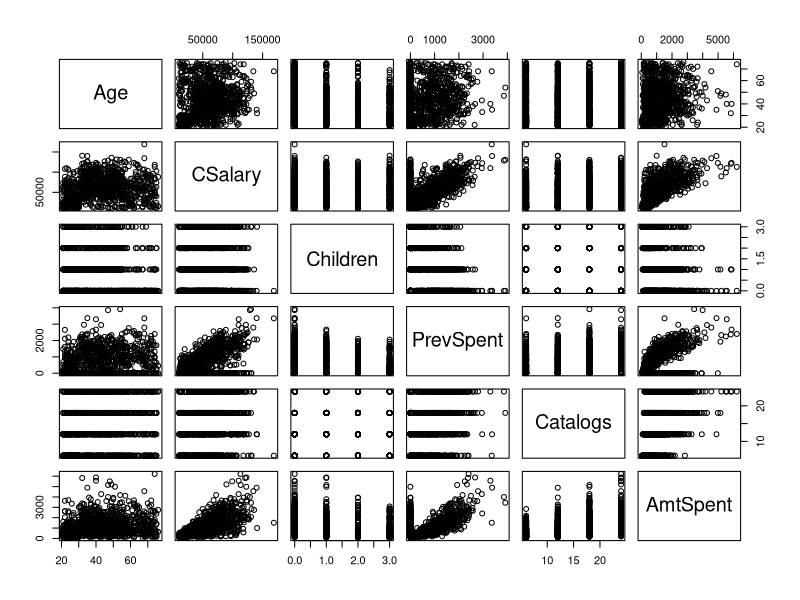
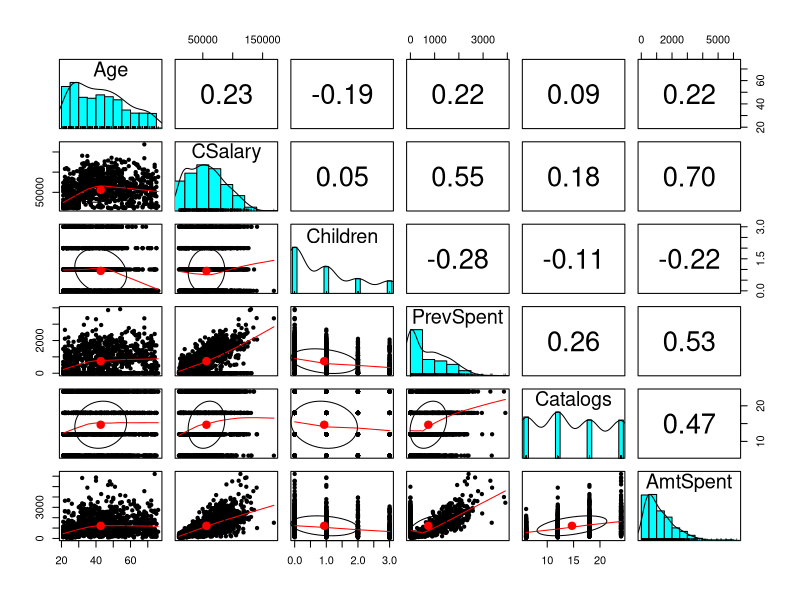
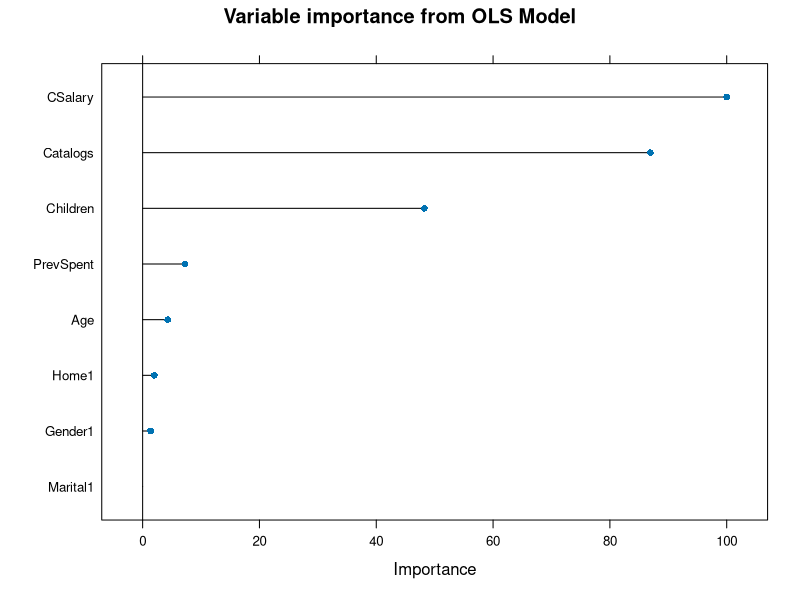
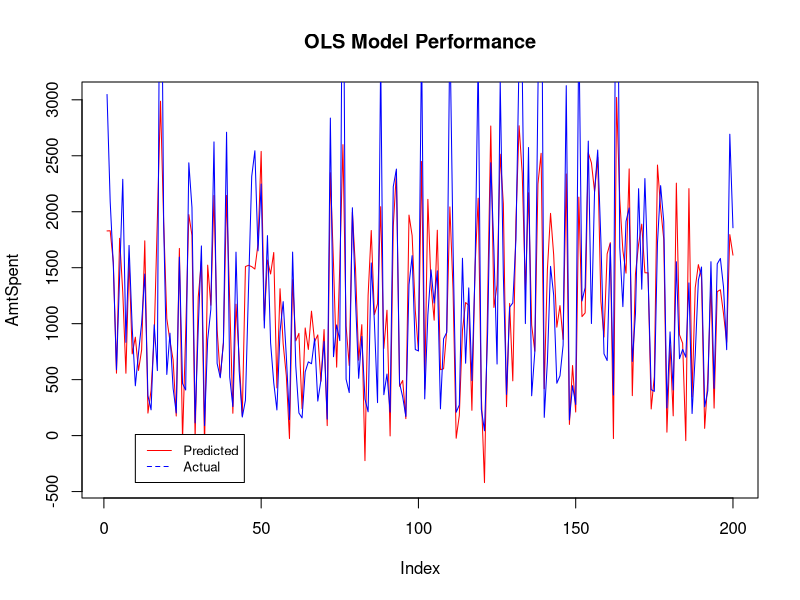
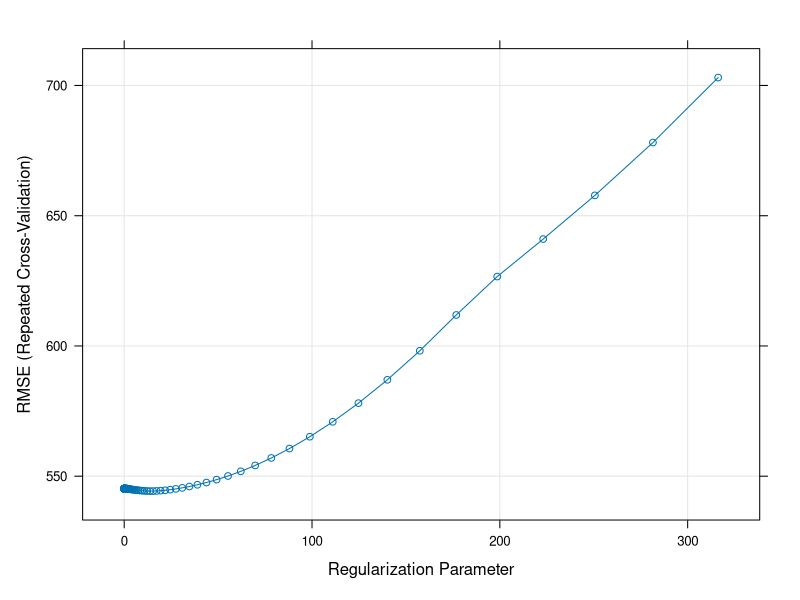
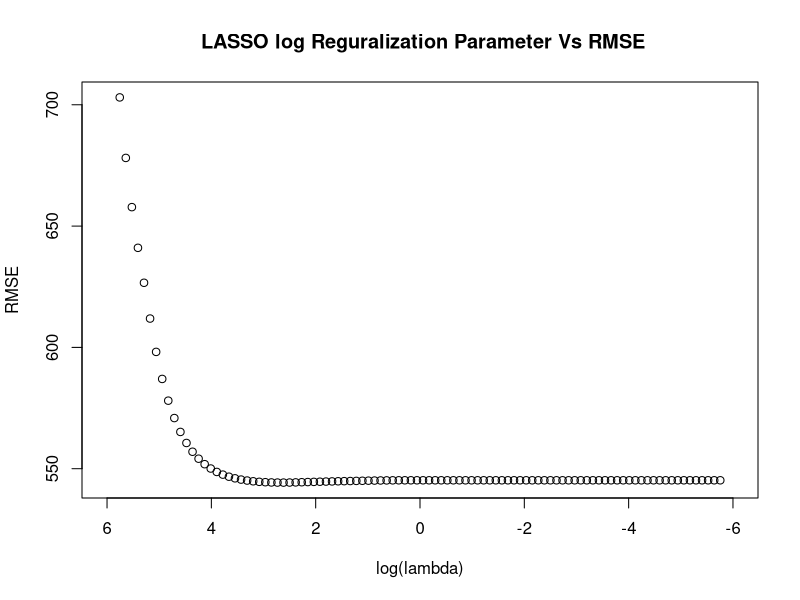
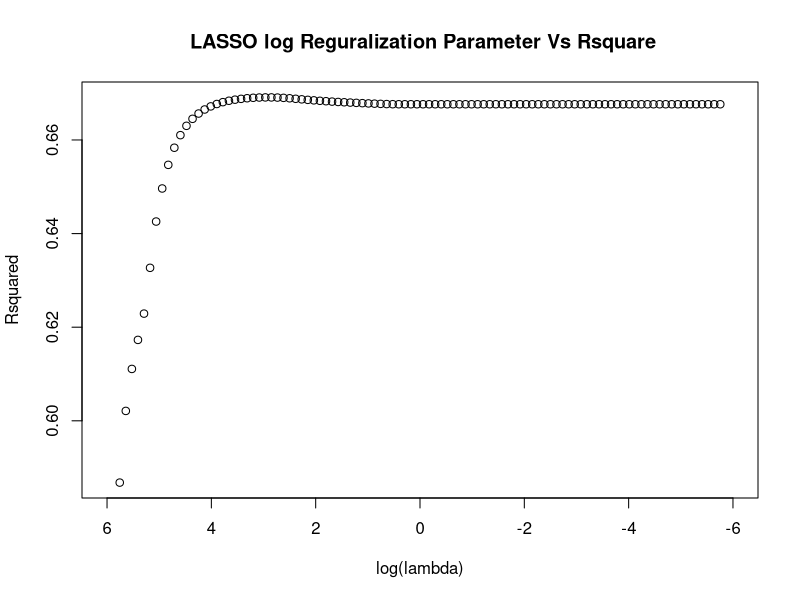
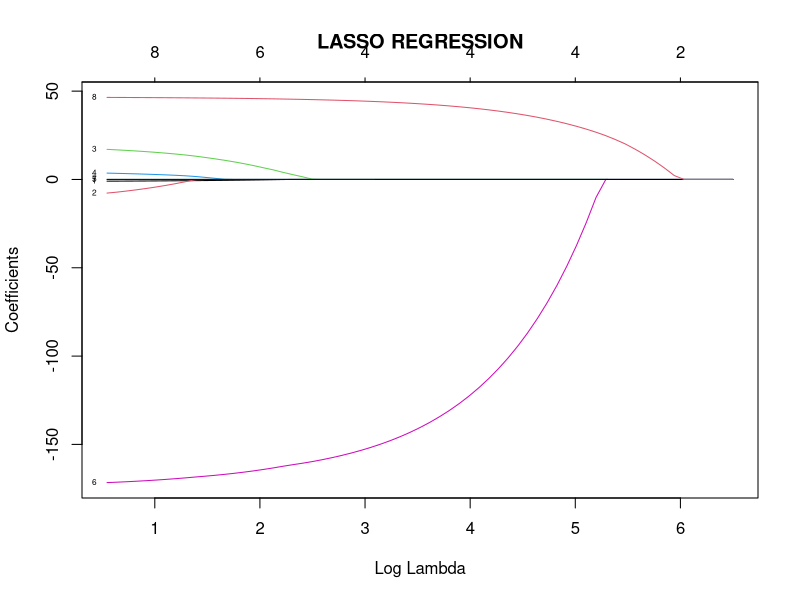

Recreate these plots in R, in order.
###########################################################
######      BUSOBA7332-Predictive Analytics         #######
######         Week 2 R code                        #######
######      CatalogMarketing Data                   #######
###########################################################

## Question Part I i) Reading data into R   ###

# Get the working directory
#getwd()
#setwd("C:/Users/talke.1/OneDrive - The Ohio State University/Desktop/SP23 Courses/BUSOBA7332/Week 2") # change this to your directory

# Part I i) Reading the catalogMarketing.csv data into R #
data <- read.csv("CatalogMarketing.csv")  # Run this line to read the Excel.csv file data into R and choose the file from your directory

str(data)   # structure of the data
summary(data)   # summary statistics for each feature

## Question Part I ii) Data Pre-Processing or Preparation ##
# covert coded variables to factor
data$Gender <- as.factor(data$Gender)
data$Home <- as.factor(data$Home)
data$Marital <- as.factor(data$Marital)


str(data)  # structure of the data
summary(data) # Gives summary stat of all the variables

#Checking missing value
sum(is.na(data))  # Number of missing values

## Question Part I iii )Preliminary data exploration-  ###
###  Correlation between quantitative etc              ###
data <- data[-1] #remove first column (customer Number)

#Quantitative Variables
data1 <- data[-c(2,3,4)]  # accessing quantitative variavles

#install.packages("psych")  
library(psych)  # load psych package
pairs(data1)   # provide scatterplot matrix
round(cor(data1),2)  # provides correlation between variables rounded to 2 decimal
pairs.panels(data1)  # provides more than correlarion and scatter plot


## Question Part I iv)Install Caret Package and Data Partition  ##

#install.packages("caret") # Install caret package - classification and regression tree
library(caret)   # load caret package

######## Data Splitting or data partitioning using Stratified random sample##
### into 80% train and 20% test data using a function from caret package##

set.seed(2121)  #For reproducibility (to get the same result like mine) set seed number
#stratified random sample
Index <- createDataPartition(data$AmtSpent,p=0.8,list=FALSE) #amount spent is the target variable
trdata <- data[Index,] # training data set
tsdata <- data[-Index,]  # testing data set
head(trdata) # shows the first 6 rows of training data
head(tsdata)  # shows the first 6 rows of testing data


####### Building Predictive Regression Model ##############

###### Fit OLS Regression model K-Fold cross validation   ####
#######       (10-Fold CV)                                ####


### Question Part I v) Setting the traincontrol with CV with k=10 folds and repeated 5 times ####
set.seed(2121) #for reproducibility
cntrl <- trainControl(method="repeatedcv",number = 10, repeats = 5)

### Question Part I vi) Fit OLS model using the training data ###
### and k=10 cross validation. Discuss Results.                ##

####Specify OLS MLR  using  train_data,  k=10 fold CV ####
set.seed(2121) #for reproducibility
model_ols <- train(AmtSpent~., 
                   data=trdata,
                   method="lm",
                   trControl=cntrl)

#### print Model to see results from K=10 CV  train_data
print(model_ols)  # model performance from K=10 fold CV get an idea how the model will perform on new data

model_ols$results  # gives more info

plot(varImp(model_ols,scale=T), main="Variable importance from OLS Model")
varImp(model_ols)

#### Summary of the model which shows the result of the model using entire train_data
summary(model_ols)

#### or model regression coefficients can be printed as follows
model_ols$finalModel$coefficients

## Question Part I vii) Using the OLS model predict the test data ###
 

###  Predict outcomes from OLS Model using Testing data  
model_olspred_ts <- predict(model_ols,newdata=tsdata)

## OLS Model performance Test data  
model_olsperformance_ts <- data.frame(RMSE=RMSE(model_olspred_ts,tsdata$AmtSpent),
                                      Rsquare=R2(model_olspred_ts,tsdata$AmtSpent))
print(model_olsperformance_ts)


#### More Information ####

## Visualization of OLS model performance 
plot(model_olspred_ts,type="l",col="red",ylab ="AmtSpent",main = "OLS Model Performance")
lines(tsdata$AmtSpent,col="blue")
legend(10,10,legend=c("Predicted","Actual"),col=c("red","blue"),lty=1:2,cex=0.8)


#### Question Part II Fitting LASSO Regression #####

########## LASSO Regression ########

# Part II Question i) Specify the lambda grids (sequence of tuning parameter) ##
###lambda to use for Ridge, Lasso and Elastic net ##.

# set seed for reproduciblity ###
set.seed(2121)
lambda_grid <- 10^seq(2.5,-2.5,length=100) # sequence of lambda values

##### Fitting LASSO Regression Model using training data and 10-fold cv ###
##### Note alpha=1 for lasso #####

### Part II Question ii)  Fit Lasso model using the training data ###
### and k=10 cross validation. Discuss Results.                   ###
set.seed(2121)
model_laso <- train(AmtSpent~.,
                    data=trdata,
                    method="glmnet",
                    tuneGrid=expand.grid(alpha=1,lambda=lambda_grid),
                    trControl=cntrl)

model_laso$bestTune   # Gives best tuning parameter

##Visual inspection of LASSO Regularization Parameter and RMSE
plot(model_laso)

model_laso


## OR Visual inspection of log(lambda) and RMSE 
plot(log(model_laso$result$lambda),model_laso$result$RMSE,xlab="log(lambda)",ylab="RMSE",xlim=c(6,-6),main = " LASSO log Reguralization Parameter Vs RMSE")
log(model_laso$bestTune$lambda)


## Visual inspection of log(lambda) and Rsquared
plot(log(model_laso$result$lambda),model_laso$result$Rsquared,xlab="log(lambda)",ylab="Rsquared",xlim=c(6,-6),main = " LASSO log Reguralization Parameter Vs Rsquare")


### Part II Question iii) What's the best tuning parameter. ####

model_laso$bestTune   # Gives best tuning parameter


### Part II Question iv) Which variables coefficients shrunk to zero? ###
####  List them                                                      ####

## LASSO REG model coefficient - USED AS VARIABLE SELECTION CRITERIA ALSO - when shrunk to 0, not relevant
coef(model_laso$finalModel,model_laso$bestTune$lambda)



### Part II Question v) What are the three most important variables?  ###

#### Variable Selection  ###

plot(model_laso$finalModel,xvar="lambda", label=TRUE,main="LASSO REGRESSION")
varImp(model_laso)
plot(varImp(model_laso,Scale=T),main="LASSO REGRESSION")




#####Visualization of varImp using ggplot2
library(ggplot2)
ggplot(varImp(model_laso))

### Part II Question vi)  Using the Lasso model predict the test data and ###
#### report RMSE and R-square.                                            ###



##  Predict outcome from LASSO Regression Model using test_data
model_lasopred_ts <- predict(model_laso,newdata=tsdata)


## ### Lasso Regression model performance /accuracy test data
model_lasoperformance_ts <- data.frame(RMSE=RMSE(model_lasopred_ts,tsdata$AmtSpent),
                                       Rsquare=R2(model_lasopred_ts,tsdata$AmtSpent))
print(model_lasoperformance_ts)



###### Questions: Part III Fitting Ridge Regression  #######

########## Ridge Regression #############


##### Specify Ridge Regression Model with alpha=0 to be estimated  #####
##### using training data and 10-fold cv                         #####



#### Part III Question i)Fit Ridge model using the training data ####
#### and k=10 cross validation. Discuss Results.                ####
set.seed(2121) # For reproduciblity
model_rdg <- train(AmtSpent~.,
                   data=trdata,
                   method="glmnet",
                   tuneGrid=expand.grid(alpha=0,lambda=lambda_grid),
                   trControl=cntrl)



model_rdg$bestTune  # Gives best tuning parameter

##Visual inspection of RIDGE Regularization Parameter and RMSE
plot(model_rdg)

##OR Visual inspection of RIDGE log(lambda) and RMSE
plot(log(model_rdg$result$lambda),model_rdg$result$RMSE,xlab="log(lambda)",ylab="RMSE",xlim=c(6,-6),main=" Ridge log Reguralization Parameter Vs RMSE")
log(model_rdg$bestTune$lambda)


## OR Visual inspection of RIDGE  log(lambda) and Rsquared
plot(log(model_rdg$result$lambda),model_rdg$result$Rsquared,xlab="log(lambda)",ylab="Rsquared",xlim=c(6,-6))

#### Part III Question ii) What is the best tuning parameter ###

model_rdg$bestTune  # Gives best tuning parameter

#### Part III Question iii) What are the three most important variables? ###

#### Variable Importance
varImp(model_rdg)
plot(varImp(model_rdg, Scale = T),main=" Ridge Regression")



plot(model_rdg$finalModel,xvar="lambda", label=TRUE)

## Ridge Regression model coefficient 
coef(model_rdg$finalModel,model_rdg$bestTune$lambda)
plot(model_rdg$finalModel,xvar="lambda", label=TRUE,main="Ridge Regression")


#### Part III Question iii) What's the difference between Ridge ######
####  and Lasso Regression?                                     ######

#Answer
#Ridge is not used as a variable selection criteria, but laso is .
#Ridge only shrink variables towards 0. Laso reduces to 0


#### Part III Question iv) Using the Ridge model predict the test data ###
#####  and report RMSE and R-square.                                   ###

## predict outcome from Ridge Regression Model using test_data
model_rdgpred_ts <- predict(model_rdg,newdata=tsdata)


## Ridge Regression Model performance /accuracy  test data
model_rdgperformance_ts <- data.frame(RMSE=RMSE(model_rdgpred_ts,tsdata$AmtSpent),
                                      Rsquare=R2(model_rdgpred_ts,tsdata$AmtSpent))
print(model_rdgperformance_ts)


## Questions: Part IV Fitting Elastic Net Regression and Model Comparisons ##

########## Elastic Net Regression #############

## Questions: Part IV question i)                                          ###
#### Specify alpha=seq(0,1,length=10) and fit Elastic Net regression model ###
####using the training data and k=10 cross validation. Discuss Results.    ###

# set seed for reproduciblity 
set.seed(2021)
##### Specify Elastic net Regression Model with seq of alpha #####
##### to be estimated using training data and 10-fold cv  ######
model_net <- train(AmtSpent~.,
                   data=trdata,
                   method="glmnet",
                   tuneGrid=expand.grid(alpha=seq(0,1,length=10),lambda=lambda_grid),
                   trControl=cntrl)

model_net$bestTune  ## Gives best tuning parameter

##Visual inspection of Elastic Net Regularization Parameter and RMSE
plot(model_net)
model_net


#### Part Iv Question ii) What is the best tuning parameter ###
model_net$bestTune  ## Gives best tuning paramete

#### Part Iv Question iii) What are the three most important variables? ###


#### Variable Importance
plot(model_net$finalModel,xvar="lambda", main="Elastic Net Regression",label=TRUE)
varImp(model_net)
plot(varImp(model_net),main=" Net Regression")



## Elastic Regression model coefficient 
coef(model_net$finalModel,model_net$bestTune$lambda)


#### Part Iv Question iv)Using the Elastic model predict the test data ###
#### and report RMSE and R-square.                                  ####


## predict outcome from Elastic Net Regression Model using test_data
model_netpred_ts <- predict(model_net,newdata=tsdata)


## Elastic Regression Model performance /accuracy  test data
model_netperformance_ts <- data.frame(RMSE=RMSE(model_netpred_ts,tsdata$AmtSpent),
                                      Rsquare=R2(model_netpred_ts,tsdata$AmtSpent))
print(model_netperformance_ts)


#### Part Iv Question v) Finally Compare the model performance ####
##### between LASSO, RIDGE and ELASTIC NET Models. Which one is the best? ###


######Comparison of RIDGE, LASSO and Elastic Net Regression Models performance for the test data######
comp_ts <- matrix(c(model_lasoperformance_ts,model_rdgperformance_ts,model_netperformance_ts ),ncol=2,byrow=TRUE)
colnames(comp_ts) <- c("RMSE","Rsquare")
rownames(comp_ts) <- c("LASSO","RIDGE","Net")
print(comp_ts, digits=3)# round to 4 decimal places



